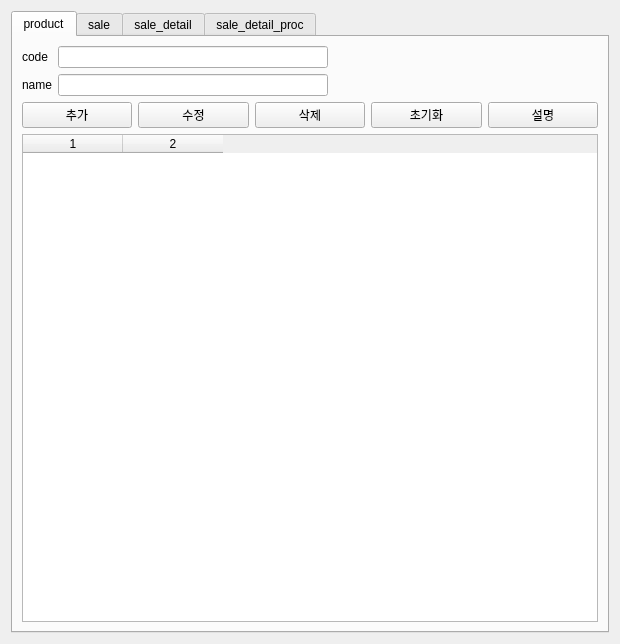
<?xml version="1.0" encoding="UTF-8"?>
<ui version="4.0">
 <class>Form</class>
 <widget class="QWidget" name="Form">
  <property name="geometry">
   <rect>
    <x>0</x>
    <y>0</y>
    <width>620</width>
    <height>644</height>
   </rect>
  </property>
  <property name="windowTitle">
   <string>application</string>
  </property>
  <layout class="QGridLayout" name="gridLayout_8">
   <item row="0" column="0">
    <widget class="QTabWidget" name="tabWidget">
     <property name="font">
      <font>
       <pointsize>9</pointsize>
       <weight>50</weight>
       <italic>false</italic>
       <bold>false</bold>
       <underline>false</underline>
       <strikeout>false</strikeout>
      </font>
     </property>
     <property name="currentIndex">
      <number>0</number>
     </property>
     <widget class="QWidget" name="product_tab">
      <attribute name="title">
       <string>product</string>
      </attribute>
      <layout class="QGridLayout" name="gridLayout_7">
       <item row="0" column="0">
        <layout class="QGridLayout" name="gridLayout">
         <item row="0" column="0">
          <widget class="QLabel" name="lbl_code">
           <property name="text">
            <string>code</string>
           </property>
          </widget>
         </item>
         <item row="0" column="1">
          <widget class="QLineEdit" name="le_code"/>
         </item>
         <item row="0" column="2" rowspan="2">
          <spacer name="horizontalSpacer_2">
           <property name="orientation">
            <enum>Qt::Horizontal</enum>
           </property>
           <property name="sizeHint" stdset="0">
            <size>
             <width>128</width>
             <height>20</height>
            </size>
           </property>
          </spacer>
         </item>
         <item row="1" column="0">
          <widget class="QLabel" name="lbl_name">
           <property name="text">
            <string>name</string>
           </property>
          </widget>
         </item>
         <item row="1" column="1">
          <widget class="QLineEdit" name="le_name"/>
         </item>
        </layout>
       </item>
       <item row="1" column="0">
        <layout class="QHBoxLayout" name="horizontalLayout">
         <item>
          <widget class="QPushButton" name="btn_insert">
           <property name="text">
            <string>추가</string>
           </property>
          </widget>
         </item>
         <item>
          <widget class="QPushButton" name="btn_update">
           <property name="text">
            <string>수정</string>
           </property>
          </widget>
         </item>
         <item>
          <widget class="QPushButton" name="btn_delete">
           <property name="text">
            <string>삭제</string>
           </property>
          </widget>
         </item>
         <item>
          <widget class="QPushButton" name="btn_init">
           <property name="text">
            <string>초기화</string>
           </property>
          </widget>
         </item>
         <item>
          <widget class="QPushButton" name="btn_pd_explain">
           <property name="text">
            <string>설명</string>
           </property>
          </widget>
         </item>
        </layout>
       </item>
       <item row="2" column="0">
        <widget class="QTableWidget" name="tableWidget">
         <property name="rowCount">
          <number>0</number>
         </property>
         <property name="columnCount">
          <number>2</number>
         </property>
         <column/>
         <column/>
        </widget>
       </item>
      </layout>
     </widget>
     <widget class="QWidget" name="sale_tab">
      <attribute name="title">
       <string>sale</string>
      </attribute>
      <layout class="QGridLayout" name="gridLayout_4">
       <item row="1" column="0">
        <layout class="QGridLayout" name="gridLayout_3">
         <item row="1" column="0">
          <widget class="QTableWidget" name="tableWidget_2">
           <property name="columnCount">
            <number>5</number>
           </property>
           <column/>
           <column/>
           <column/>
           <column/>
           <column/>
          </widget>
         </item>
         <item row="0" column="0">
          <layout class="QHBoxLayout" name="horizontalLayout_2">
           <item>
            <widget class="QPushButton" name="btn_insert_2">
             <property name="text">
              <string>추가</string>
             </property>
            </widget>
           </item>
           <item>
            <widget class="QPushButton" name="btn_update_2">
             <property name="text">
              <string>수정</string>
             </property>
            </widget>
           </item>
           <item>
            <widget class="QPushButton" name="btn_delete_2">
             <property name="text">
              <string>삭제</string>
             </property>
            </widget>
           </item>
           <item>
            <widget class="QPushButton" name="btn_init_2">
             <property name="text">
              <string>초기화</string>
             </property>
            </widget>
           </item>
           <item>
            <widget class="QPushButton" name="btn_explain">
             <property name="text">
              <string>설명</string>
             </property>
            </widget>
           </item>
          </layout>
         </item>
        </layout>
       </item>
       <item row="0" column="0">
        <layout class="QHBoxLayout" name="horizontalLayout_3">
         <item>
          <layout class="QGridLayout" name="gridLayout_5">
           <item row="0" column="0">
            <widget class="QLabel" name="lbl_no">
             <property name="text">
              <string>no</string>
             </property>
            </widget>
           </item>
           <item row="0" column="1">
            <widget class="QLineEdit" name="le_no"/>
           </item>
           <item row="1" column="0">
            <widget class="QLabel" name="lbl_code_2">
             <property name="text">
              <string>code</string>
             </property>
            </widget>
           </item>
           <item row="1" column="1">
            <widget class="QLineEdit" name="le_code_2"/>
           </item>
           <item row="2" column="0">
            <widget class="QLabel" name="lbl_price">
             <property name="text">
              <string>price</string>
             </property>
            </widget>
           </item>
           <item row="2" column="1">
            <widget class="QLineEdit" name="le_price"/>
           </item>
           <item row="3" column="0">
            <widget class="QLabel" name="lbl_saleCnt">
             <property name="text">
              <string>saleCnt</string>
             </property>
            </widget>
           </item>
           <item row="3" column="1">
            <widget class="QLineEdit" name="le_saleCnt"/>
           </item>
           <item row="4" column="0">
            <widget class="QLabel" name="lbl_marginR">
             <property name="text">
              <string>marginRate</string>
             </property>
            </widget>
           </item>
           <item row="4" column="1">
            <widget class="QLineEdit" name="le_marginR"/>
           </item>
          </layout>
         </item>
         <item>
          <spacer name="horizontalSpacer">
           <property name="orientation">
            <enum>Qt::Horizontal</enum>
           </property>
           <property name="sizeHint" stdset="0">
            <size>
             <width>88</width>
             <height>20</height>
            </size>
           </property>
          </spacer>
         </item>
        </layout>
       </item>
      </layout>
     </widget>
     <widget class="QWidget" name="sd_tab">
      <attribute name="title">
       <string>sale_detail</string>
      </attribute>
      <layout class="QGridLayout" name="gridLayout_2">
       <item row="0" column="0">
        <widget class="QTableWidget" name="table_sd">
         <property name="columnCount">
          <number>5</number>
         </property>
         <column/>
         <column/>
         <column/>
         <column/>
         <column/>
        </widget>
       </item>
      </layout>
     </widget>
     <widget class="QWidget" name="tab">
      <attribute name="title">
       <string>sale_detail_proc</string>
      </attribute>
      <layout class="QGridLayout" name="gridLayout_6">
       <item row="0" column="1">
        <widget class="QTableWidget" name="table_proc">
         <property name="columnCount">
          <number>10</number>
         </property>
         <column/>
         <column/>
         <column/>
         <column/>
         <column/>
         <column/>
         <column/>
         <column/>
         <column/>
         <column/>
        </widget>
       </item>
       <item row="0" column="0">
        <layout class="QVBoxLayout" name="verticalLayout">
         <item>
          <widget class="QRadioButton" name="rdbtn_sp">
           <property name="text">
            <string>판매액순</string>
           </property>
          </widget>
         </item>
         <item>
          <widget class="QRadioButton" name="rdbtn_mp">
           <property name="text">
            <string>마진액순</string>
           </property>
          </widget>
         </item>
        </layout>
       </item>
      </layout>
     </widget>
    </widget>
   </item>
  </layout>
 </widget>
 <resources/>
 <connections/>
</ui>
